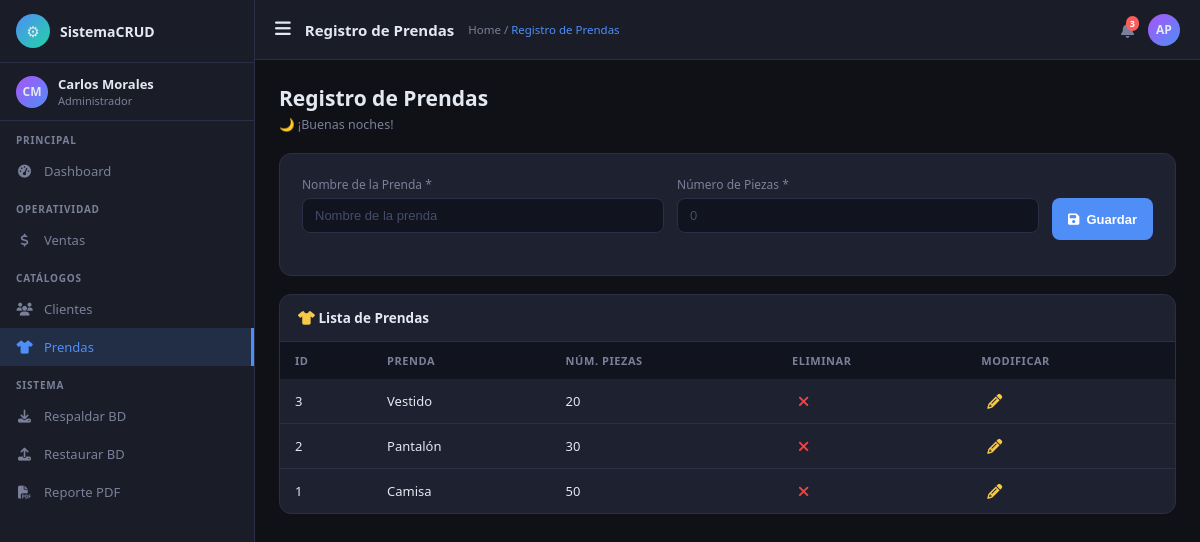
Before: /index.php?controller=prenda&action=index with the older database file.
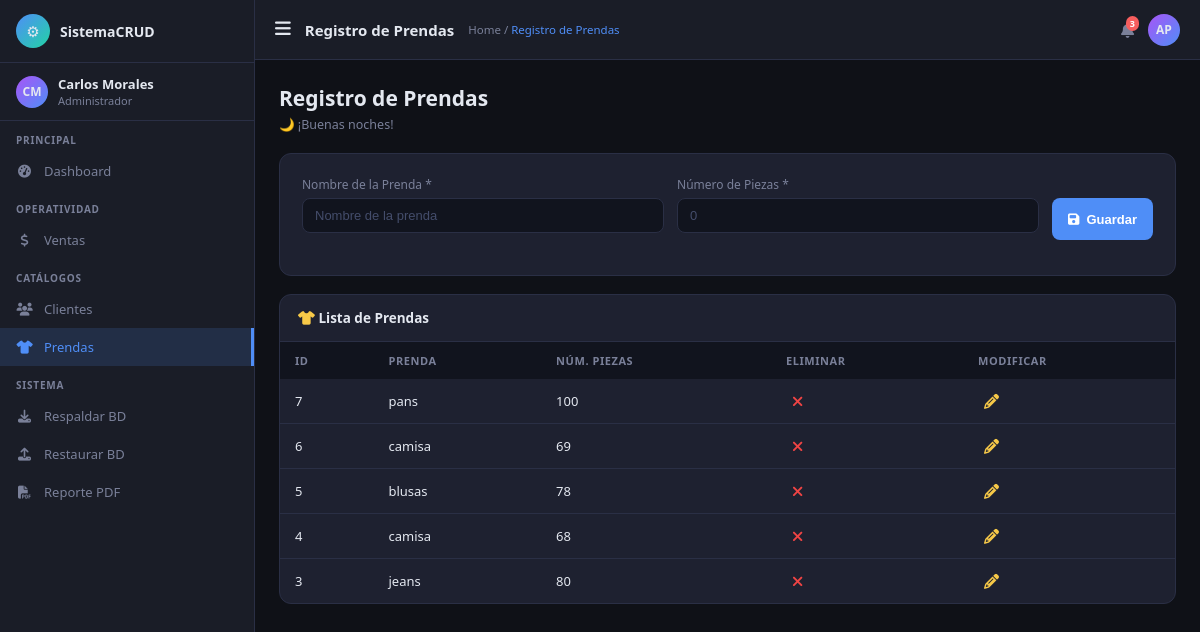
After: the same page with the newer database file.
### tables this page shows
CREATE TABLE `prendas` (
  `Id_prendas` int NOT NULL AUTO_INCREMENT,
  `Prendas` varchar(10) NOT NULL,
  `Num_piezas` int NOT NULL DEFAULT '0',
  PRIMARY KEY (`Id_prendas`)
);

### controllers/PrendaController.php (called while the page is built, shortened)
<?php
class PrendaController {
    private $model;
    public function __construct() {
        $this->model = new Prenda();
    }
    public function index() {
        $saludo  = $this->saludo();
        $prendas = $this->model->getAll();
        require_once 'views/Prenda/index.php';
    }
    private function saludo(): string {
        $hora = (int)date('H');
        if ($hora >= 6 && $hora < 12)      return '☀️ ¡Buenos días!';
        elseif ($hora >= 12 && $hora < 19) return '🌤️ ¡Buenas tardes!';
        else                                return '🌙 ¡Buenas noches!';
    }
}

### models/Database.php (called while the page is built, shortened)
<?php
class Database {
    private static $instance = null;
    public static function getConnection() {
        if (self::$instance === null) {
            self::$instance = new mysqli(DB_HOST, DB_USER, DB_PASS, DB_NAME);
            self::$instance->set_charset('utf8mb4');
        }
        return self::$instance;
    }
}

### models/Prenda.php (called while the page is built, shortened)
<?php
class Prenda {
    private $db;
    public function __construct() {
        $this->db = Database::getConnection();
    }
    public function getAll(): array {
        $result = $this->db->query('SELECT * FROM prendas ORDER BY Id_prendas DESC');
        return $result->fetch_all(MYSQLI_ASSOC);
    }
}

### views/Prenda/index.php (the view, shortened to what this page needs)
<?php
require_once 'views/layouts/header.php';
?>
<div class="ptitle">Registro de Prendas</div>
<div class="psub"><?php echo $saludo; ?></div>
<div class="fcard">
  <form action="<?php echo url('prenda'); ?>" method="post">
    <div class="fgrid" style="grid-template-columns:1fr 1fr auto">
      <div class="fg"><label>Nombre de la Prenda *</label>
        <input class="fc" type="text" name="prendas" placeholder="Nombre de la prenda" required></div>
      <div class="fg"><label>Número de Piezas *</label>
        <input class="fc" type="number" name="num_piezas" placeholder="0" min="0" required></div>
      <div class="fg" style="justify-content:flex-end">
        <label>&nbsp;</label>
        <button type="submit" class="btn btn-primary" style="height:42px"><i class="fas fa-save"></i> Guardar</button>
      </div>
    </div>
  </form>
</div>
<div class="tcard">
  <div class="tcard-hdr">
    <div class="tcard-ttl"><i class="fas fa-tshirt" style="color:var(--accent3)"></i> Lista de Prendas</div>
  </div>
  <table>
    <thead>
      <tr>
        <th>ID</th><th>Prenda</th><th>Núm. Piezas</th><th>Eliminar</th><th>Modificar</th>
      </tr>
    </thead>
    <tbody>
      <?php foreach ($prendas as $row): ?>
      <tr>
        <td><?php echo $row['Id_prendas']; ?></td>
        <td><?php echo htmlspecialchars($row['Prendas']); ?></td>
        <td><?php echo $row['Num_piezas']; ?></td>
        <td>
          <a href="<?php echo url('prenda','eliminar',['id'=>$row['Id_prendas']]); ?>"
             class="ib ib-del"
             onclick="return confirm('¿Eliminar esta prenda?')">
            <i class="fas fa-times"></i>
          </a>
        </td>
        <td>
          <a href="<?php echo url('prenda','editar',['id'=>$row['Id_prendas']]); ?>" class="ib ib-edit">
            <i class="fas fa-pencil-alt"></i>
          </a>
        </td>
      </tr>
      <?php endforeach; ?>
    </tbody>
  </table>
</div>
<?php require_once 'views/layouts/footer.php'; ?>

Changed rows visible on the page:
removed prendas: Id_prendas "2", Prendas "Pantalón", Num_piezas "30"
removed prendas: Id_prendas "1", Prendas "Camisa", Num_piezas "50"
added prendas: Id_prendas "7", Prendas "pans", Num_piezas "100"
added prendas: Id_prendas "6", Prendas "camisa", Num_piezas "69"
added prendas: Id_prendas "5", Prendas "blusas", Num_piezas "78"
added prendas: Id_prendas "4", Prendas "camisa", Num_piezas "68"
changed prendas id 3: Prendas "Vestido" → "jeans"; Num_piezas "20" → "80"
